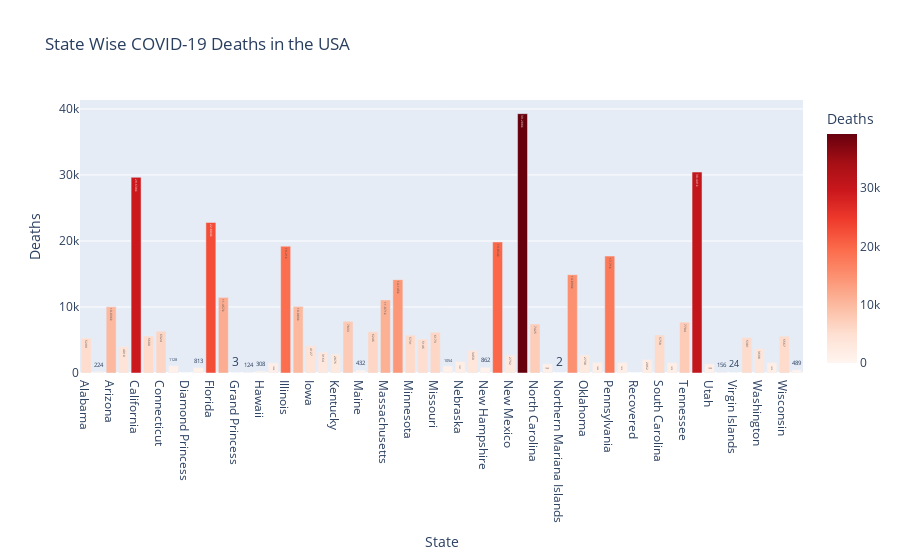

Notebook code for this chart:
### Code cell
fig = px.bar(
    states,
    x = 'Province_State',
    y = 'Deaths',
    title = 'State Wise COVID-19 Deaths in the USA',
    labels = {'Deaths': 'Deaths', 'Province_State': 'State'},
    color = "Deaths",
    color_continuous_scale='reds',
    text_auto = True
)

fig.show()

### Figure 1 — Plotly figure (JSON) as saved in the notebook; plotly's stock layout.template omitted (floating-point values rounded to 4 significant figures)
{"data": [{"alignmentgroup": "True", "hovertemplate": "State=%{x}<br>Deaths=%{marker.color}<extra></extra>", "legendgroup": "", "marker": {"color": [5299, 224, 10036, 4010, 29638, 5600, 6324, 1128, 0, 813, 22804, 11457, 3, 124, 308, 1528, 19210, 10089, 4127, 3164, 2876, 7833, 432, 6246, 11071, 14145, 5731, 5146, 6173, 1054, 1737, 3450, 862, 19854, 2732, 39288, 7425, 1360, 2, 14899, 2738, 1603, 17710, 1616, 0, 2062, 5758, 1570, 7704, 30441, 1390, 156, 24, 5381, 3698, 1570, 5567, 489], "coloraxis": "coloraxis", "pattern": {"shape": ""}}, "name": "", "offsetgroup": "", "orientation": "v", "showlegend": false, "textposition": "auto", "texttemplate": "%{y}", "type": "bar", "x": ["Alabama", "Alaska", "Arizona", "Arkansas", "California", "Colorado", "Connecticut", "Delaware", "Diamond Princess", "District of Columbia", "Florida", "Georgia", "Grand Princess", "Guam", "Hawaii", "Idaho", "Illinois", "Indiana", "Iowa", "Kansas", "Kentucky", "Louisiana", "Maine", "Maryland", "Massachusetts", "Michigan", "Minnesota", "Mississippi", "Missouri", "Montana", "Nebraska", "Nevada", "New Hampshire", "New Jersey", "New Mexico", "New York", "North Carolina", "North Dakota", "Northern Mariana Islands", "Ohio", "Oklahoma", "Oregon", "Pennsylvania", "Puerto Rico", "Recovered", "Rhode Island", "South Carolina", "South Dakota", "Tennessee", "Texas", "Utah", "Vermont", "Virgin Islands", "Virginia", "Washington", "West Virginia", "Wisconsin", "Wyoming"], "xaxis": "x", "y": [5299, 224, 10036, 4010, 29638, 5600, 6324, 1128, 0, 813, 22804, 11457, 3, 124, 308, 1528, 19210, 10089, 4127, 3164, 2876, 7833, 432, 6246, 11071, 14145, 5731, 5146, 6173, 1054, 1737, 3450, 862, 19854, 2732, 39288, 7425, 1360, 2, 14899, 2738, 1603, 17710, 1616, 0, 2062, 5758, 1570, 7704, 30441, 1390, 156, 24, 5381, 3698, 1570, 5567, 489], "yaxis": "y"}], "layout": {"barmode": "relative", "coloraxis": {"colorbar": {"title": {"text": "Deaths"}}, "colorscale": [[0, "rgb(255,245,240)"], [0.125, "rgb(254,224,210)"], [0.25, "rgb(252,187,161)"], [0.375, "rgb(252,146,114)"], [0.5, "rgb(251,106,74)"], [0.625, "rgb(239,59,44)"], [0.75, "rgb(203,24,29)"], [0.875, "rgb(165,15,21)"], [1, "rgb(103,0,13)"]]}, "legend": {"tracegroupgap": 0}, "title": {"text": "State Wise COVID-19 Deaths in the USA"}, "xaxis": {"anchor": "y", "domain": [0, 1], "title": {"text": "State"}}, "yaxis": {"anchor": "x", "domain": [0, 1], "title": {"text": "Deaths"}}}}
